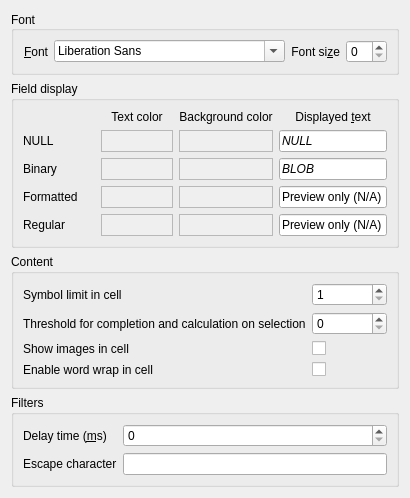
     <widget class="QWidget" name="tab_5">
      <attribute name="title">
       <string>Data &amp;Browser</string>
      </attribute>
      <layout class="QGridLayout" name="gridLayout_2">
       <item row="0" column="0" rowspan="2" colspan="2">
        <layout class="QVBoxLayout" name="verticalLayout_5">
         <item>
          <widget class="QGroupBox" name="groupBox_3">
           <property name="sizePolicy">
            <sizepolicy hsizetype="Preferred" vsizetype="Fixed">
             <horstretch>0</horstretch>
             <verstretch>0</verstretch>
            </sizepolicy>
           </property>
           <property name="title">
            <string>Font</string>
           </property>
           <property name="alignment">
            <set>Qt::AlignLeading|Qt::AlignLeft|Qt::AlignVCenter</set>
           </property>
           <layout class="QHBoxLayout" name="formLayout_4">
            <item>
             <widget class="QLabel" name="label_11">
              <property name="text">
               <string>&amp;Font</string>
              </property>
              <property name="alignment">
               <set>Qt::AlignRight|Qt::AlignTrailing|Qt::AlignVCenter</set>
              </property>
              <property name="buddy">
               <cstring>comboDataBrowserFont</cstring>
              </property>
             </widget>
            </item>
            <item>
             <widget class="QFontComboBox" name="comboDataBrowserFont">
              <property name="sizePolicy">
               <sizepolicy hsizetype="MinimumExpanding" vsizetype="Fixed">
                <horstretch>0</horstretch>
                <verstretch>0</verstretch>
               </sizepolicy>
              </property>
             </widget>
            </item>
            <item>
             <widget class="QLabel" name="label_17">
              <property name="text">
               <string>Font si&amp;ze</string>
              </property>
              <property name="alignment">
               <set>Qt::AlignRight|Qt::AlignTrailing|Qt::AlignVCenter</set>
              </property>
              <property name="buddy">
               <cstring>spinDataBrowserFontSize</cstring>
              </property>
             </widget>
            </item>
            <item>
             <widget class="QSpinBox" name="spinDataBrowserFontSize"/>
            </item>
           </layout>
          </widget>
         </item>
         <item>
          <widget class="QGroupBox" name="groupBox_2">
           <property name="title">
            <string>Field display</string>
           </property>
           <layout class="QGridLayout" name="gridLayout_3">
            <item row="0" column="3">
             <widget class="QLabel" name="label_12">
              <property name="sizePolicy">
               <sizepolicy hsizetype="Preferred" vsizetype="Fixed">
                <horstretch>0</horstretch>
                <verstretch>0</verstretch>
               </sizepolicy>
              </property>
              <property name="text">
               <string>Displayed &amp;text</string>
              </property>
              <property name="alignment">
               <set>Qt::AlignCenter</set>
              </property>
              <property name="buddy">
               <cstring>txtNull</cstring>
              </property>
             </widget>
            </item>
            <item row="2" column="0">
             <widget class="QLabel" name="lb_null">
              <property name="text">
               <string>NULL</string>
              </property>
              <property name="alignment">
               <set>Qt::AlignLeading|Qt::AlignLeft|Qt::AlignVCenter</set>
              </property>
             </widget>
            </item>
            <item row="3" column="0">
             <widget class="QLabel" name="lb_binary">
              <property name="text">
               <string>Binary</string>
              </property>
              <property name="alignment">
               <set>Qt::AlignLeading|Qt::AlignLeft|Qt::AlignVCenter</set>
              </property>
             </widget>
            </item>
            <item row="4" column="0">
             <widget class="QLabel" name="lb_formatted">
              <property name="text">
               <string>Formatted</string>
              </property>
              <property name="alignment">
               <set>Qt::AlignLeading|Qt::AlignLeft|Qt::AlignVCenter</set>
              </property>
             </widget>
            </item>
            <item row="5" column="0">
             <widget class="QLabel" name="lb_regular">
              <property name="text">
               <string>Regular</string>
              </property>
              <property name="alignment">
               <set>Qt::AlignLeading|Qt::AlignLeft|Qt::AlignVCenter</set>
              </property>
             </widget>
            </item>
            <item row="4" column="1">
             <widget class="QFrame" name="fr_formatted_fg">
              <property name="focusPolicy">
               <enum>Qt::StrongFocus</enum>
              </property>
              <property name="toolTip">
               <string>Click to set this color</string>
              </property>
              <property name="autoFillBackground">
               <bool>true</bool>
              </property>
              <property name="frameShape">
               <enum>QFrame::StyledPanel</enum>
              </property>
              <property name="frameShadow">
               <enum>QFrame::Raised</enum>
              </property>
             </widget>
            </item>
            <item row="5" column="1">
             <widget class="QFrame" name="fr_reg_fg">
              <property name="focusPolicy">
               <enum>Qt::StrongFocus</enum>
              </property>
              <property name="toolTip">
               <string>Click to set this color</string>
              </property>
              <property name="autoFillBackground">
               <bool>true</bool>
              </property>
              <property name="frameShape">
               <enum>QFrame::StyledPanel</enum>
              </property>
              <property name="frameShadow">
               <enum>QFrame::Raised</enum>
              </property>
             </widget>
            </item>
            <item row="0" column="1">
             <widget class="QLabel" name="lb_text">
              <property name="sizePolicy">
               <sizepolicy hsizetype="Preferred" vsizetype="Fixed">
                <horstretch>0</horstretch>
                <verstretch>0</verstretch>
               </sizepolicy>
              </property>
              <property name="text">
               <string>Text color</string>
              </property>
              <property name="alignment">
               <set>Qt::AlignCenter</set>
              </property>
             </widget>
            </item>
            <item row="2" column="1">
             <widget class="QFrame" name="fr_null_fg">
              <property name="focusPolicy">
               <enum>Qt::StrongFocus</enum>
              </property>
              <property name="toolTip">
               <string>Click to set this color</string>
              </property>
              <property name="autoFillBackground">
               <bool>true</bool>
              </property>
              <property name="frameShape">
               <enum>QFrame::StyledPanel</enum>
              </property>
              <property name="frameShadow">
               <enum>QFrame::Raised</enum>
              </property>
             </widget>
            </item>
            <item row="0" column="2">
             <widget class="QLabel" name="lb_background">
              <property name="sizePolicy">
               <sizepolicy hsizetype="Preferred" vsizetype="Fixed">
                <horstretch>0</horstretch>
                <verstretch>0</verstretch>
               </sizepolicy>
              </property>
              <property name="text">
               <string>Background color</string>
              </property>
              <property name="alignment">
               <set>Qt::AlignCenter</set>
              </property>
             </widget>
            </item>
            <item row="3" column="1">
             <widget class="QFrame" name="fr_bin_fg">
              <property name="focusPolicy">
               <enum>Qt::StrongFocus</enum>
              </property>
              <property name="toolTip">
               <string>Click to set this color</string>
              </property>
              <property name="autoFillBackground">
               <bool>true</bool>
              </property>
              <property name="frameShape">
               <enum>QFrame::StyledPanel</enum>
              </property>
              <property name="frameShadow">
               <enum>QFrame::Raised</enum>
              </property>
             </widget>
            </item>
            <item row="2" column="2">
             <widget class="QFrame" name="fr_null_bg">
              <property name="focusPolicy">
               <enum>Qt::StrongFocus</enum>
              </property>
              <property name="toolTip">
               <string>Click to set this color</string>
              </property>
              <property name="autoFillBackground">
               <bool>true</bool>
              </property>
              <property name="frameShape">
               <enum>QFrame::StyledPanel</enum>
              </property>
              <property name="frameShadow">
               <enum>QFrame::Raised</enum>
              </property>
             </widget>
            </item>
            <item row="3" column="2">
             <widget class="QFrame" name="fr_bin_bg">
              <property name="focusPolicy">
               <enum>Qt::StrongFocus</enum>
              </property>
              <property name="toolTip">
               <string>Click to set this color</string>
              </property>
              <property name="autoFillBackground">
               <bool>true</bool>
              </property>
              <property name="frameShape">
               <enum>QFrame::StyledPanel</enum>
              </property>
              <property name="frameShadow">
               <enum>QFrame::Raised</enum>
              </property>
             </widget>
            </item>
            <item row="4" column="2">
             <widget class="QFrame" name="fr_formatted_bg">
              <property name="focusPolicy">
               <enum>Qt::StrongFocus</enum>
              </property>
              <property name="toolTip">
               <string>Click to set this color</string>
              </property>
              <property name="autoFillBackground">
               <bool>true</bool>
              </property>
              <property name="frameShape">
               <enum>QFrame::StyledPanel</enum>
              </property>
              <property name="frameShadow">
               <enum>QFrame::Raised</enum>
              </property>
             </widget>
            </item>
            <item row="5" column="2">
             <widget class="QFrame" name="fr_reg_bg">
              <property name="focusPolicy">
               <enum>Qt::StrongFocus</enum>
              </property>
              <property name="toolTip">
               <string>Click to set this color</string>
              </property>
              <property name="autoFillBackground">
               <bool>true</bool>
              </property>
              <property name="frameShape">
               <enum>QFrame::StyledPanel</enum>
              </property>
              <property name="frameShadow">
               <enum>QFrame::Raised</enum>
              </property>
             </widget>
            </item>
            <item row="2" column="3">
             <widget class="QLineEdit" name="txtNull">
              <property name="sizePolicy">
               <sizepolicy hsizetype="Preferred" vsizetype="Preferred">
                <horstretch>0</horstretch>
                <verstretch>0</verstretch>
               </sizepolicy>
              </property>
              <property name="font">
               <font>
                <italic>true</italic>
               </font>
              </property>
              <property name="text">
               <string notr="true">NULL</string>
              </property>
             </widget>
            </item>
            <item row="4" column="3">
             <widget class="QLineEdit" name="txtFormatted">
              <property name="sizePolicy">
               <sizepolicy hsizetype="Preferred" vsizetype="Preferred">
                <horstretch>0</horstretch>
                <verstretch>0</verstretch>
               </sizepolicy>
              </property>
              <property name="font">
               <font>
                <italic>false</italic>
               </font>
              </property>
              <property name="text">
               <string>Preview only (N/A)</string>
              </property>
              <property name="readOnly">
               <bool>true</bool>
              </property>
             </widget>
            </item>
            <item row="5" column="3">
             <widget class="QLineEdit" name="txtRegular">
              <property name="sizePolicy">
               <sizepolicy hsizetype="Preferred" vsizetype="Preferred">
                <horstretch>0</horstretch>
                <verstretch>0</verstretch>
               </sizepolicy>
              </property>
              <property name="font">
               <font>
                <italic>false</italic>
               </font>
              </property>
              <property name="text">
               <string>Preview only (N/A)</string>
              </property>
              <property name="readOnly">
               <bool>true</bool>
              </property>
             </widget>
            </item>
            <item row="3" column="3">
             <widget class="QLineEdit" name="txtBlob">
              <property name="sizePolicy">
               <sizepolicy hsizetype="Preferred" vsizetype="Preferred">
                <horstretch>0</horstretch>
                <verstretch>0</verstretch>
               </sizepolicy>
              </property>
              <property name="font">
               <font>
                <italic>true</italic>
               </font>
              </property>
              <property name="text">
               <string notr="true">BLOB</string>
              </property>
              <property name="readOnly">
               <bool>false</bool>
              </property>
             </widget>
            </item>
           </layout>
          </widget>
         </item>
         <item>
          <widget class="QGroupBox" name="groupBox_Content">
           <property name="sizePolicy">
            <sizepolicy hsizetype="Preferred" vsizetype="Fixed">
             <horstretch>0</horstretch>
             <verstretch>0</verstretch>
            </sizepolicy>
           </property>
           <property name="title">
            <string>Content</string>
           </property>
           <layout class="QGridLayout" name="gridLayout_5">
            <item row="0" column="0">
             <widget class="QLabel" name="label_symbol_limit">
              <property name="text">
               <string>Symbol limit in cell</string>
              </property>
              <property name="buddy">
               <cstring>spinSymbolLimit</cstring>
              </property>
             </widget>
            </item>
            <item row="1" column="0">
             <widget class="QLabel" name="labelCompleteThreshold">
              <property name="text">
               <string>Threshold for completion and calculation on selection</string>
              </property>
              <property name="buddy">
               <cstring>spinCompleteThreshold</cstring>
              </property>
             </widget>
            </item>
            <item row="2" column="0">
             <widget class="QLabel" name="label_22">
              <property name="text">
               <string>Show images in cell</string>
              </property>
              <property name="buddy">
               <cstring>checkShowImagesInline</cstring>
              </property>
             </widget>
            </item>
            <item row="3" column="0">
             <widget class="QLabel" name="labelCellWordWrap">
              <property name="text">
               <string>Enable word wrap in cell</string>
              </property>
              <property name="buddy">
               <cstring>checkCellWordWrap</cstring>
              </property>
             </widget>
            </item>
            <item row="0" column="1">
             <widget class="QSpinBox" name="spinSymbolLimit">
              <property name="correctionMode">
               <enum>QAbstractSpinBox::CorrectToNearestValue</enum>
              </property>
              <property name="minimum">
               <number>1</number>
              </property>
              <property name="maximum">
               <number>20000</number>
              </property>
             </widget>
            </item>
            <item row="1" column="1">
             <widget class="QSpinBox" name="spinCompleteThreshold">
              <property name="toolTip">
               <string>This is the maximum number of items allowed for some computationally expensive functionalities to be enabled:
Maximum number of rows in a table for enabling the value completion based on current values in the column.
Maximum number of indexes in a selection for calculating sum and average.
Can be set to 0 for disabling the functionalities.</string>
              </property>
              <property name="whatsThis">
               <string>This is the maximum number of rows in a table for enabling the value completion based on current values in the column.
Can be set to 0 for disabling completion.</string>
              </property>
              <property name="correctionMode">
               <enum>QAbstractSpinBox::CorrectToNearestValue</enum>
              </property>
              <property name="minimum">
               <number>0</number>
              </property>
              <property name="maximum">
               <number>100000000</number>
              </property>
             </widget>
            </item>
            <item row="2" column="1">
             <widget class="QCheckBox" name="checkShowImagesInline">
              <property name="toolTip">
               <string>Enable this option to show a preview of BLOBs containing image data in the cells. This can affect the performance of the data browser, however.</string>
              </property>
             </widget>
            </item>
            <item row="3" column="1">
             <widget class="QCheckBox" name="checkCellWordWrap">
              <property name="toolTip">
               <string>Enable this option to turn on word wrap in the cells.</string>
              </property>
             </widget>
            </item>
           </layout>
          </widget>
         </item>
         <item>
          <widget class="QGroupBox" name="groupBox_Filters">
           <property name="sizePolicy">
            <sizepolicy hsizetype="Preferred" vsizetype="Fixed">
             <horstretch>0</horstretch>
             <verstretch>0</verstretch>
            </sizepolicy>
           </property>
           <property name="title">
            <string>Filters</string>
           </property>
           <layout class="QFormLayout" name="gridLayout_4">
            <property name="sizeConstraint">
             <enum>QLayout::SetDefaultConstraint</enum>
            </property>
            <item row="0" column="0">
             <widget class="QLabel" name="label_19">
              <property name="text">
               <string>Delay time (&amp;ms)</string>
              </property>
              <property name="buddy">
               <cstring>spinFilterDelay</cstring>
              </property>
             </widget>
            </item>
            <item row="0" column="1">
             <widget class="QSpinBox" name="spinFilterDelay">
              <property name="toolTip">
               <string>Set the waiting time before a new filter value is applied. Can be set to 0 for disabling waiting.</string>
              </property>
              <property name="maximum">
               <number>5000</number>
              </property>
             </widget>
            </item>
            <item row="1" column="0">
             <widget class="QLabel" name="label_18">
              <property name="text">
               <string>Escape character</string>
              </property>
              <property name="buddy">
               <cstring>editFilterEscape</cstring>
              </property>
             </widget>
            </item>
            <item row="1" column="1">
             <widget class="QLineEdit" name="editFilterEscape">
              <property name="maxLength">
               <number>1</number>
              </property>
             </widget>
            </item>
           </layout>
          </widget>
         </item>
        </layout>
       </item>
      </layout>
     </widget>
